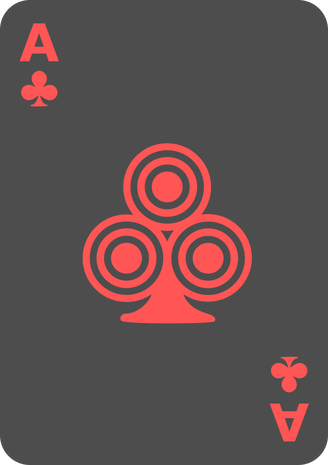
#> input picture assets/cards_src/card_clubs_01.png, 328 x 465 px; its folder holds only this picture in this run
$ python recolor_cards.py
#> lines starting #> are read from the running program, lines starting #| are printed output that depends on the picture
#!/usr/bin/env python3
"""Recolours the CC0 card faces in assets/cards_src/ into assets/cards/.

The originals use exactly three colours: a grey card, a coral foreground and a
pale-yellow accent (on the crowns). Each pixel is split into "how much
foreground" and "how much accent" so anti-aliased edges stay smooth, then
re-mixed with the palette below. Edit PALETTE and rerun to change the look.
"""
import glob, os, sys
import numpy as np
from PIL import Image

HERE = os.path.dirname(os.path.abspath(__file__))
SRC = os.path.join(HERE, "..", "assets", "cards_src")
DST = os.path.join(HERE, "..", "assets", "cards")

# original colours in the source images
SRC_BG = (77, 77, 77)
SRC_FG = (255, 85, 85)
SRC_AC = (255, 237, 130)

CARD = (39, 34, 44)          # charcoal violet card body (clubs and spades)
GOLD = (201, 162, 74)        # accent, matches the card back
CREAM = (238, 230, 210)      # card body for hearts and diamonds: red reads best on light
DEEP_GOLD = (150, 110, 30)   # the accent on a cream card
# suit -> (symbol colour, card body, accent)
PALETTE = {
    "clubs": ((232, 224, 204), CARD, GOLD),           # bone on charcoal
    "spades": ((232, 224, 204), CARD, GOLD),
    "hearts": ((178, 22, 44), CREAM, DEEP_GOLD),      # deep red on cream (contrast 6:1;
    "diamonds": ((178, 22, 44), CREAM, DEEP_GOLD),    # bright red on charcoal was only 3-5:1)
}


def card_body(suit):
    return PALETTE[suit][1]


def recolor(img, suit):
#> called with suit = 'clubs'
    a = np.asarray(img.convert("RGBA"), dtype=np.float32)
    r, g = a[..., 0], a[..., 1]
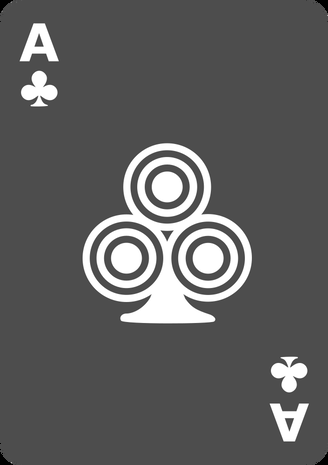
#> r: shape (465, 328) float32; min 0, max 255, mean 95.3
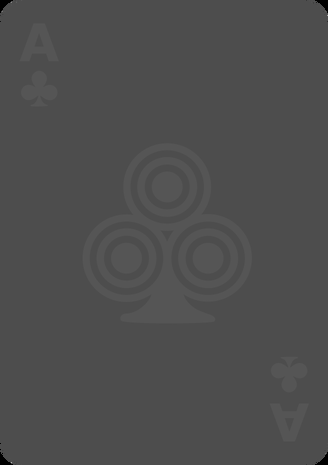
#> g: shape (465, 328) float32; min 0, max 180, mean 77.7
    t = np.clip((r - SRC_BG[0]) / (SRC_FG[0] - SRC_BG[0]), 0, 1)     # foreground+accent
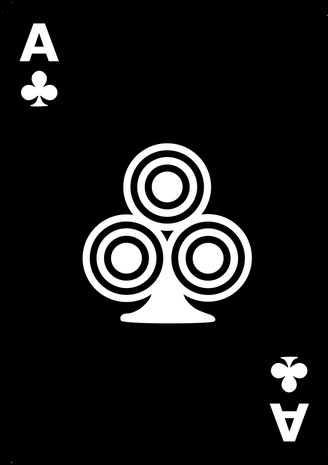
#> t: shape (465, 328) float32; min 0, max 1, mean 0.105
    k = np.clip((g - SRC_FG[1]) / (SRC_AC[1] - SRC_FG[1]), 0, 1)     # accent share
    fg_new, body, accent = PALETTE[suit]
    bg = np.array(body, np.float32)
    fg = np.array(fg_new, np.float32)
    ac = np.array(accent, np.float32)
    mix = (1 - k)[..., None] * fg + k[..., None] * ac
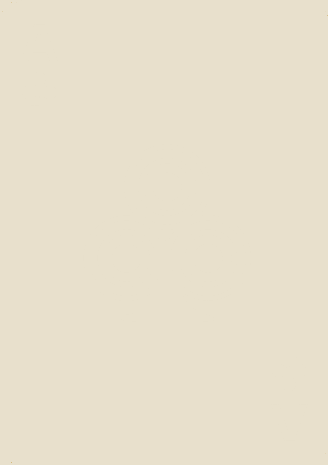
#> mix: shape (465, 328, 3) float32; mean of channels 0, 1, 2 232, 224, 204; drawn as R, G, B
    rgb = bg + t[..., None] * (mix - bg)
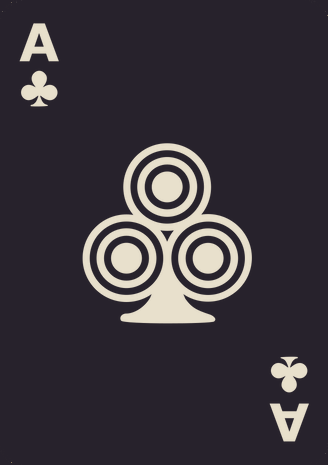
#> rgb: shape (465, 328, 3) float32; mean of channels 0, 1, 2 59.2, 53.9, 60.7; drawn as R, G, B
    out = np.dstack([np.clip(rgb, 0, 255), a[..., 3]]).astype(np.uint8)
    return Image.fromarray(out, "RGBA")


def main():
    os.makedirs(DST, exist_ok=True)
    n = 0
    for path in sorted(glob.glob(os.path.join(SRC, "card_*.png"))):
        name = os.path.basename(path)
        suit = name.split("_")[1]
        recolor(Image.open(path), suit).save(os.path.join(DST, name))
        n += 1
    print("recoloured %d cards -> %s" % (n, os.path.normpath(DST)))


if __name__ == "__main__":
    sys.exit(main())
#> (the program exits here)
